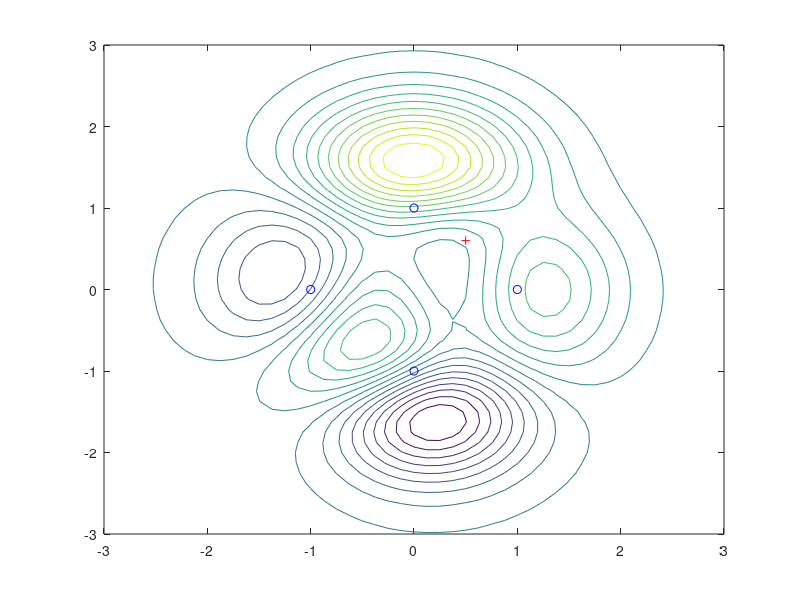
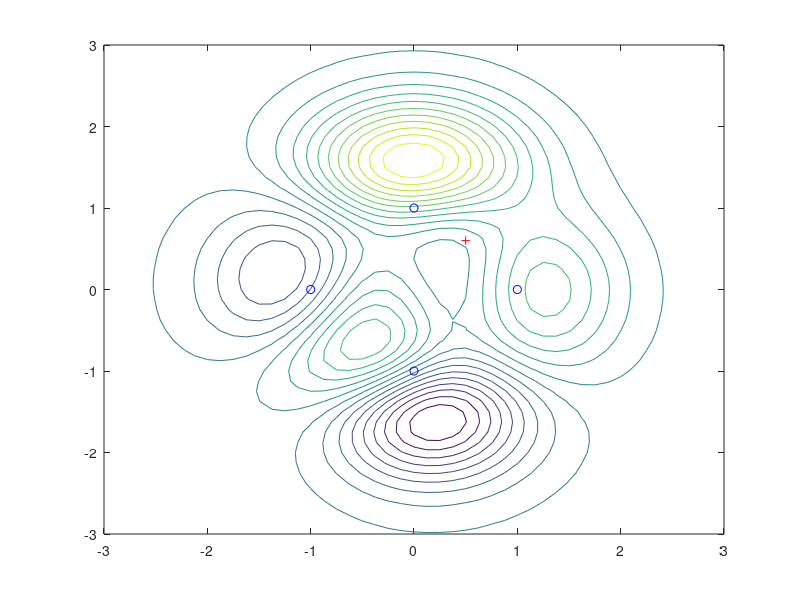
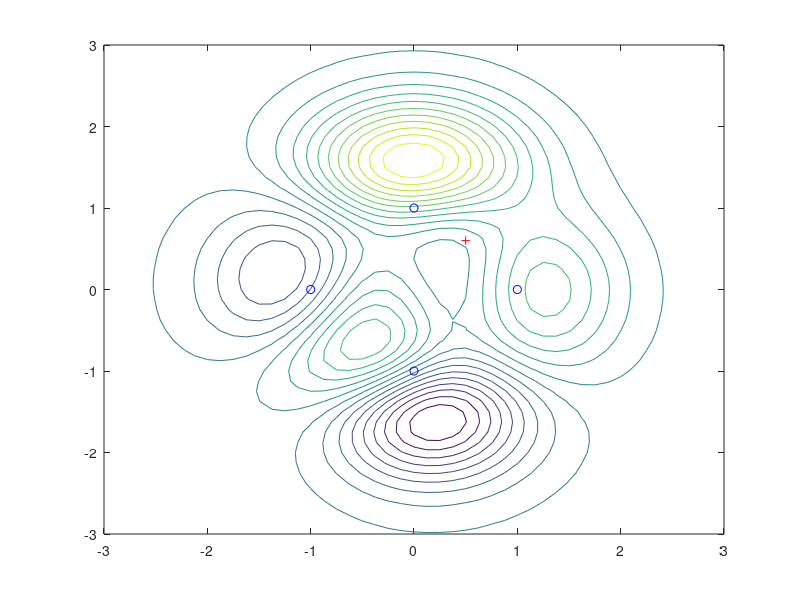
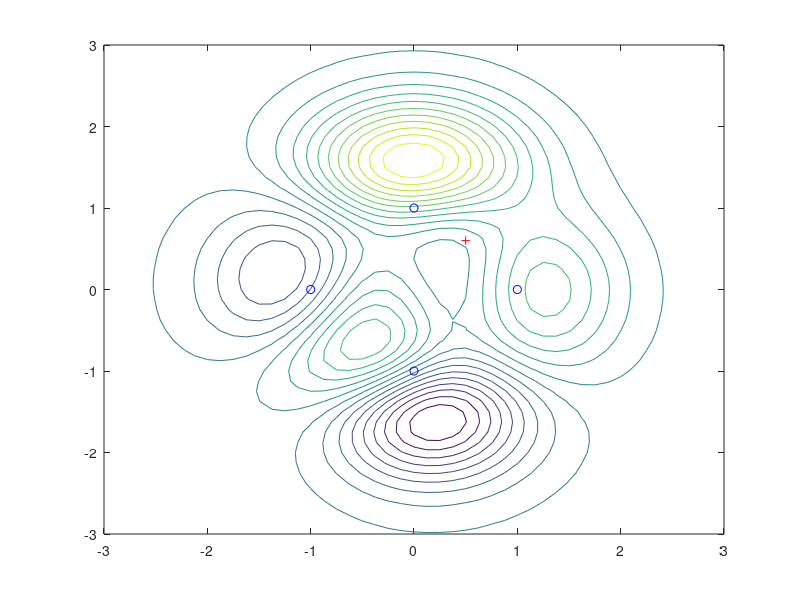

Recreate these plots in MATLAB, in order.
clc
clear all
close all

for i= 1:4
    xi = [1 0 -1 0]; yi= [0 1 0 -1]; % each iteration takes i reference points.
% Considering the four reference points to be (1,0) (0,1) (-1,0) (0, -1)

%Let the true position of the vehicle be at 0.5, 0.6
xt = 0.5;      % Arbitary points chosen inside the unit circle with center zero.
yt = 0.6;

x = -2:0.1:2; %Limits as provided in the question
y = -2:0.1:2;

mu = [0,0];
sigma = [0.3 0; 0 0.3];
[X Y] = meshgrid(x,y);
di = sqrt((xt-xi).^2 + (yt-yi).^2);      % Calculating the distance between the reference point and the true position
ni = (1/(2*3.14*0.3))*exp(-0.5 * ((X-0)^2) / (0.3)); % producing noise with the specified gaussian(0, 0.3) 
%Z  = di+ni;
Zmap = (0.5* 1/di(i).^2 - (X./0.3))*(0.3); % The solution that was obtained for the question 4 Part a.
Z = mvnpdf([Zmap(:), Zmap(:)], mu, sigma);
%Z = reshape(Zmap, size(X));
[X,Y,Zmap] = peaks;
figure(i), contour(X,Y,Zmap, 20), hold on
plot(xt,yt,'r+'); hold on
plot(xi, yi, 'bo'); hold on
%plot(Zmap,1,'r*');
end

